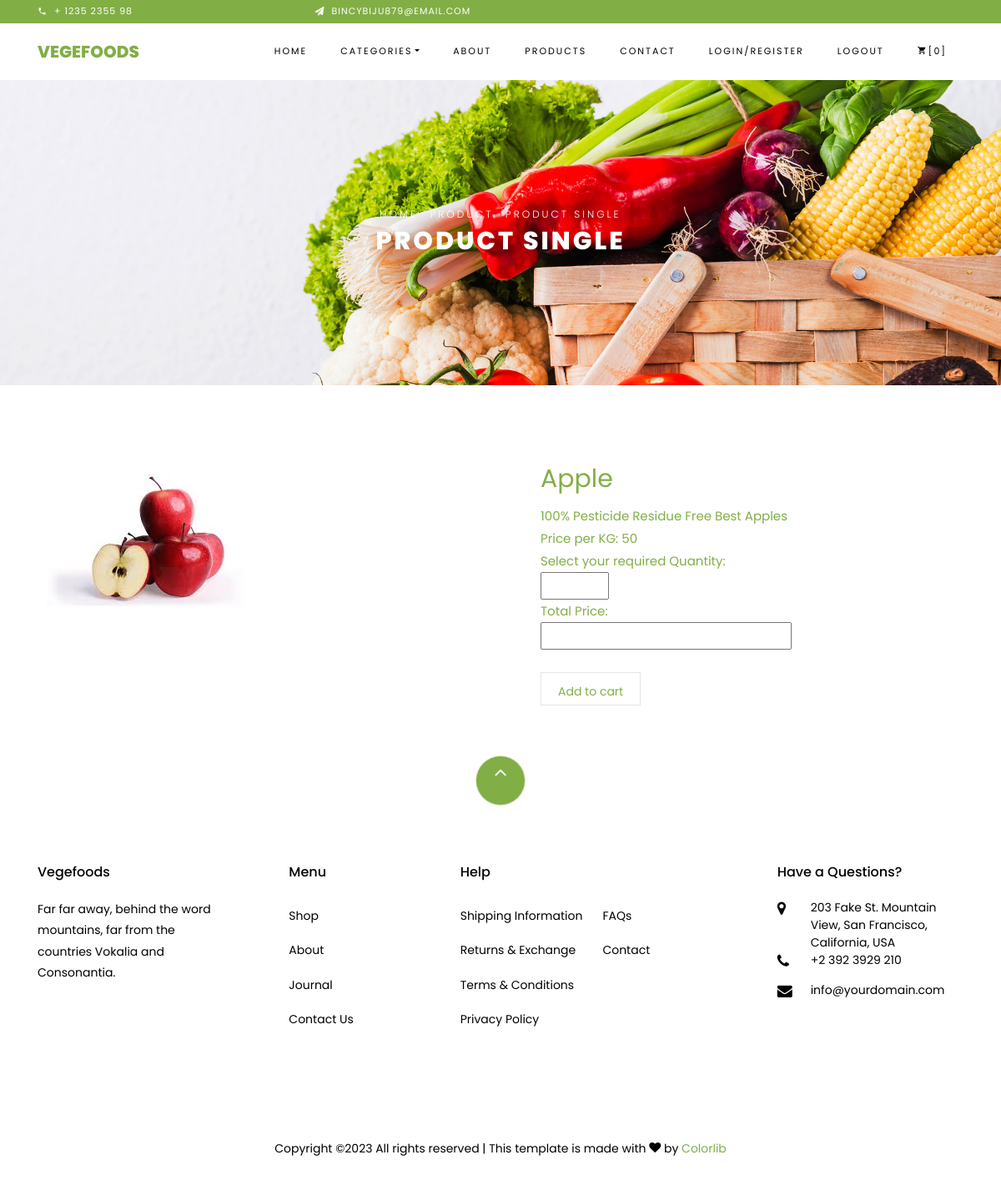
The app's page /front_end/show_pdt_detls/1/ with its own data.
### indexapp/models.py (models this page shows)
class Products(models.Model):
    P_Name=models.CharField(max_length=15,null=True,blank=True)
    Price=models.IntegerField(null=True,blank=True)
    Qty=models.IntegerField(null=True,blank=True)
    Descr=models.CharField(max_length=30,null=True,blank=True)
    P_Image=models.ImageField(upload_to="profile",null=True,blank=True)
    Category=models.CharField(max_length=15,null=True,blank=True)

### front_end/views.py (the view)
# urls.py: path('show_pdt_detls/<int:dataid>/',views.show_pdt_detls,name="show_pdt_detls"),
def show_pdt_detls(request,dataid):
    dat=Products.objects.get(id=dataid)
    return render(request,"show_pdt_details.html",{'dat':dat})

### front_end/templates/show_pdt_details.html (shortened to what this page needs)
<!DOCTYPE html>
{% extends 'home.html' %}
{% block content %}
{% load static %}
<html lang="en">
<head>
</head>
<body>
<div class="hero-wrap hero-bread" style="background-image: url({% static 'images/bg_1.jpg' %});">
      <div class="container">
        <div class="row no-gutters slider-text align-items-center justify-content-center">
          <div class="col-md-9 ftco-animate text-center">
          	<p class="breadcrumbs"><span class="mr-2"><a href="index.html">Home</a></span> <span class="mr-2"><a href="index.html">Product</a></span> <span>Product Single</span></p>
            <h1 class="mb-0 bread">Product Single</h1>
          </div>
        </div>
      </div>
    </div>
    <section class="ftco-section">
    	<div class="container">
    		<div class="row">
    			<div class="col-lg-6 mb-5 ftco-animate">
    				<a href="{% static 'images/product-1.jpg' %}" class="image-popup"><img src="{{ dat.P_Image.url }}" class="img-fluid" alt="Colorlib Template"></a>
    			</div>
    			<div class="col-lg-6 product-details pl-md-5 ftco-animate">
    				<h3><a href="#" class="title">{{ dat.P_Name }}</a></h3>
							<a href="#" class="category">{{ dat.Descr }}</a><br/>
                            <form action="{% url 'registr' %}">
                            <a href="#" class="title">Price per KG: {{ dat.Price }}</a><br/>
							<a href="#" class="title">Select your required Quantity:</a><br/>
							<input type="number" min="1" max="10" name="qty" id="qty" required><br/>
							<a href="#" class="title">Total Price:</a><br/>
                            <input type="text" name="totalprice" id="totalprice" ><br/><br/>
                            <div>
                                <button>Add to cart</button>
                            </div>
                            </form>
                    </div>
    		</div>
    	</div>
    </section>
</body>
</html>
{% endblock %}

### records on screen
Products: P_Image (picture), P_Name "Apple", Descr "100% Pesticide Residue Free Best Apples", Price "50"
